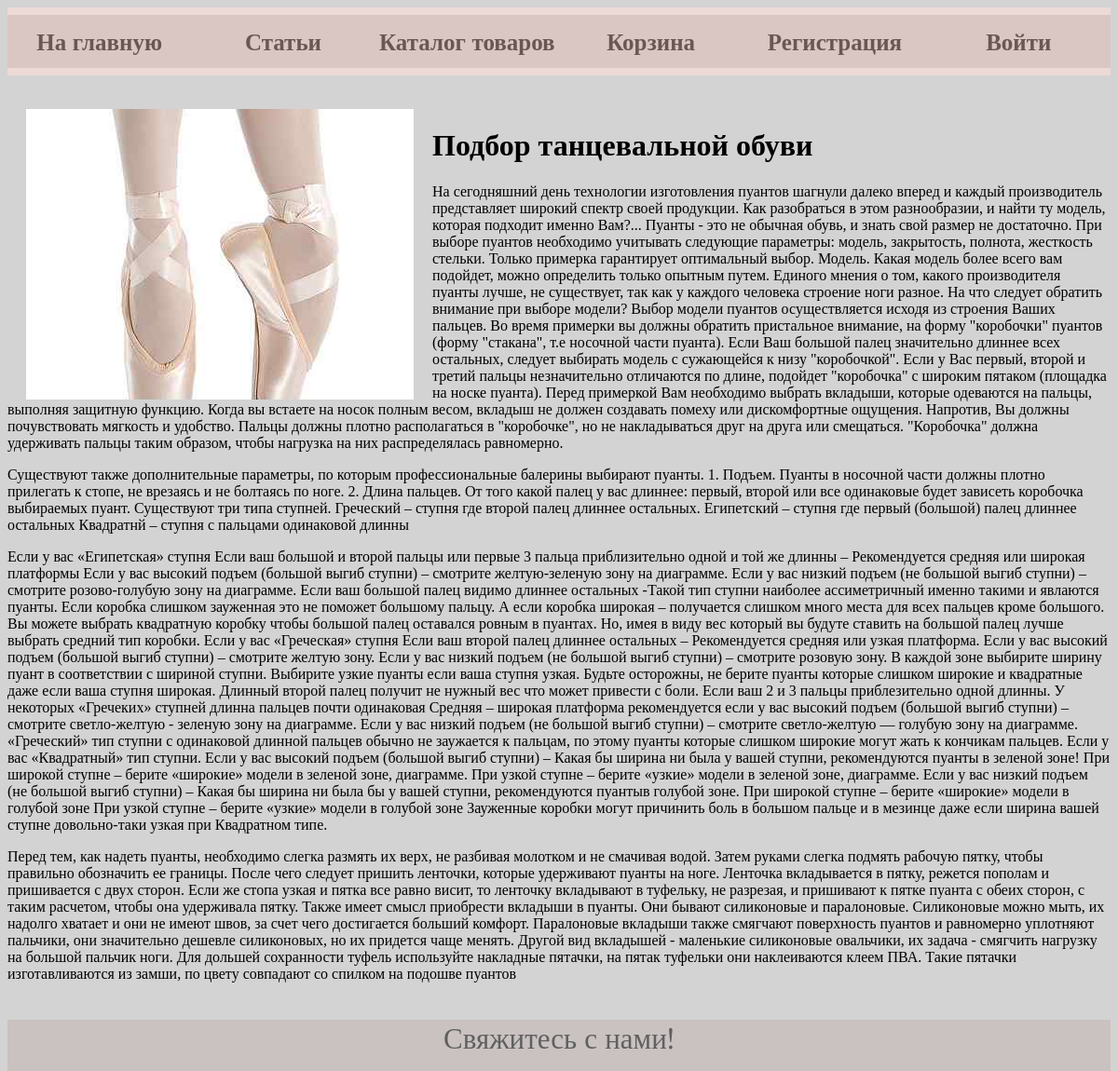
Screenshot of /welcome-dance-shop/articles/podbor-tancevalnoj-obuvi/ with the database file from the repository.
### articles/models.py (models this page shows, shortened)
class Articles(models.Model):
    title = models.CharField(max_length=255, verbose_name="Тема ")
    content = models.TextField(blank=True, verbose_name="Текст")
    content2 = models.TextField(blank=True, verbose_name="Текст")
    content3 = models.TextField(blank=True, verbose_name="Текст")
    content4 = models.TextField(blank=True, verbose_name="Текст")
    photo = models.ImageField(upload_to='WelcomeDanceShop photos/articles', verbose_name="Фото")
    photo1 = models.ImageField(upload_to='WelcomeDanceShop photos/articles', verbose_name="Фото")
    time_create = models.DateTimeField(auto_now_add=True)
    time_update = models.DateTimeField(auto_now=True)
    is_published = models.BooleanField(default=True, verbose_name="Опубликовать")
    slug = models.SlugField(max_length=255, unique=True, db_index=True, verbose_name="URL")
    user = models.ForeignKey(User, verbose_name='Пользователь', on_delete=models.CASCADE, null=True)
    class Meta:
        verbose_name_plural = "Статьи"
        verbose_name = "статьи"

### articles/views.py (the view)
# urls.py: path('<slug:art_slug>/', show_art, name='art'),
def show_art(request, art_slug):
    artic = get_object_or_404(Articles, slug=art_slug)
    context = {'artic': artic,
               'title': artic.title}
    return render(request, 'articles/art.html', context=context)

### cart/cart.py (called while the page is built)
def cart(request):
    return {'cart': Cart(request)}

    def __len__(self):
        return sum(item['quantity'] for item in self.cart.values())

### articles/templates/articles/art.html
{% extends 'main/base.html' %}
{% load static %}
{% block content %}
<br>
<br>
<img src="{{ artic.photo1.url }}" align=left hspace=20>
    <div class="art">
        <h1>{{artic.title}}</h1>
        <p>{{artic.content}}</p>
        <p>{{artic.content2}}</p>
        <p>{{artic.content3}}</p>
        <p>{{artic.content4}}</p>
    </div>
<br>
{% endblock %}

### main/static/main/css/styles.css (style rules this page uses)
html, body { height: 100%; }
.art { text-indent: 20; font-size: 30; }

### rows the page displays
Articles: photo1 (picture), title "Подбор танцевальной обуви", content "На сегодняшний день технологии изготовления пуантов шагнули далеко вперед и каждый производитель представляет широкий спектр своей продукции. Как разобраться в этом разнообразии, и найти ту модель, которая подходит именно Вам?... Пуанты - это не обычная обувь, и знать свой размер не достаточно. При выборе пуантов необходимо учитывать следующие параметры: модель, закрытость, полнота, жесткость стельки. Только примерка гарантирует оптимальный выбор. Модель. Какая модель более всего вам подойдет, можно определить только опытным путем. Единого мнения о том, какого производителя пуанты лучше, не существует, так как у каждого человека строение ноги разное. На что следует обратить внимание при…", content2 "Существуют также дополнительные параметры, по которым профессиональные балерины выбирают пуанты. 1. Подъем. Пуанты в носочной части должны плотно прилегать к стопе, не врезаясь и не болтаясь по ноге. 2. Длина пальцев. От того какой палец у вас длиннее: первый, второй или все одинаковые будет зависеть коробочка выбираемых пуант. Существуют три типа ступней. Греческий – ступня где второй палец длиннее остальных. Египетский – ступня где первый (большой) палец длиннее остальных Квадратнй – ступня с пальцами одинаковой длинны", content3 "Если у вас «Египетская» ступня Если ваш большой и второй пальцы или первые 3 пальца приблизительно одной и той же длинны – Рекомендуется средняя или широкая платформы Если у вас высокий подъем (большой выгиб ступни) – смотрите желтую-зеленую зону на диаграмме. Если у вас низкий подъем (не большой выгиб ступни) – смотрите розово-голубую зону на диаграмме. Если ваш большой палец видимо длиннее остальных -Такой тип ступни наиболее ассиметричный именно такими и явлаются пуанты. Если коробка слишком зауженная это не поможет большому пальцу. А если коробка широкая – получается слишком много места для всех пальцев кроме большого. Вы можете выбрать квадратную коробку чтобы большой палец оставался…", content4 "Перед тем, как надеть пуанты, необходимо слегка размять их верх, не разбивая молотком и не смачивая водой. Затем руками слегка подмять рабочую пятку, чтобы правильно обозначить ее границы. После чего следует пришить ленточки, которые удерживают пуанты на ноге. Ленточка вкладывается в пятку, режется пополам и пришивается с двух сторон. Если же стопа узкая и пятка все равно висит, то ленточку вкладывают в туфельку, не разрезая, и пришивают к пятке пуанта с обеих сторон, с таким расчетом, чтобы она удерживала пятку. Также имеет смысл приобрести вкладыши в пуанты. Они бывают силиконовые и паралоновые. Силиконовые можно мыть, их надолго хватает и они не имеют швов, за счет чего достигается…"
